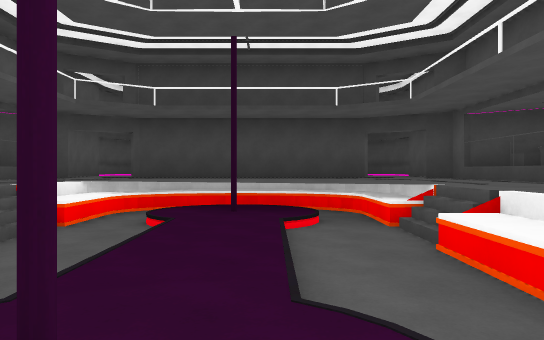
view 1 (above)

16 first-person views from a walk through a Unity game level. The camera is 1.3 m above the floor, looks level and sees 70° across. The floor is counted in squares, 2 m on a side. Each view is taken from the middle of a square. On the plan, view 1 faces up. The plan holds only what a view shows up to about 11 squares ahead; the rest is blank. The place goes on beyond the plan. The player character is not drawn. Some surface patterns are stand-ins.

view 2
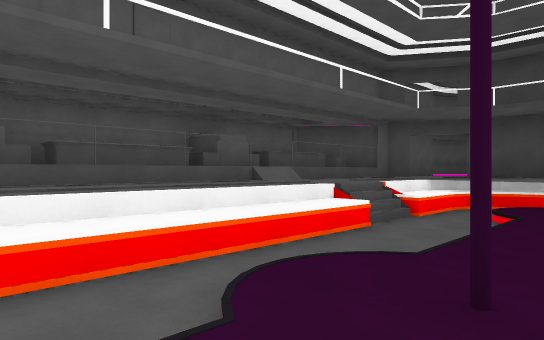

view 3
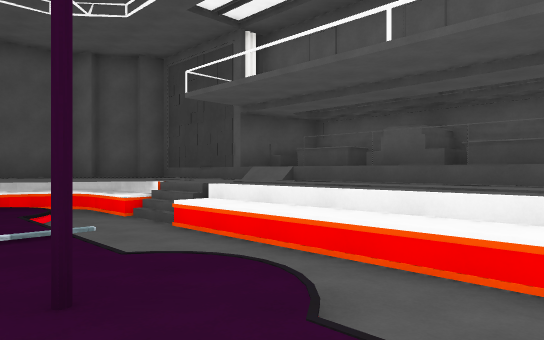

view 4
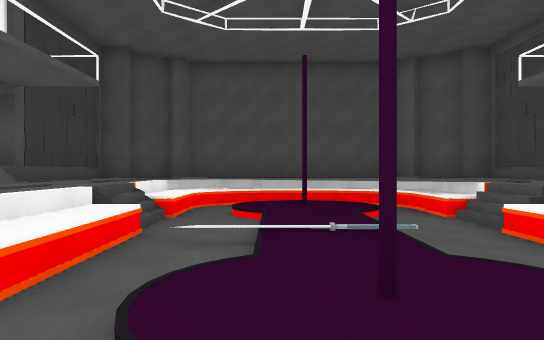

view 5
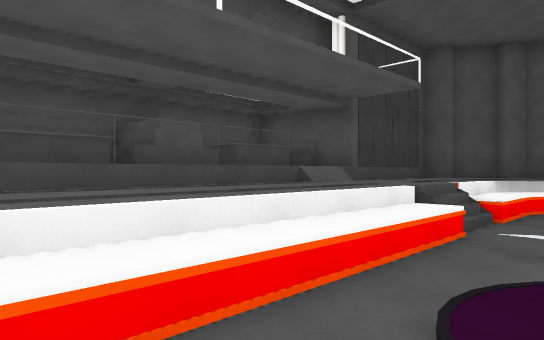

view 6
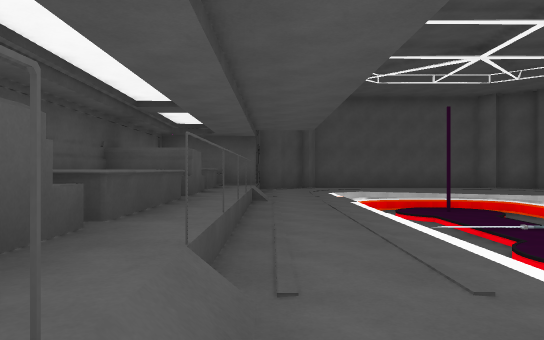

view 7
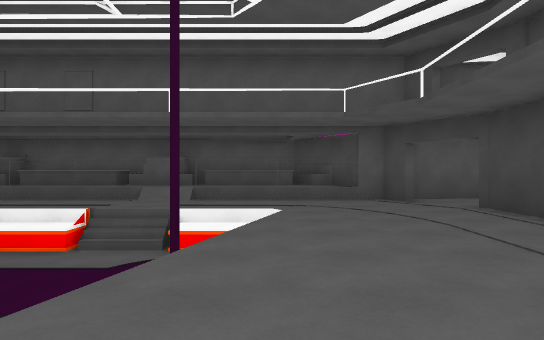

view 8
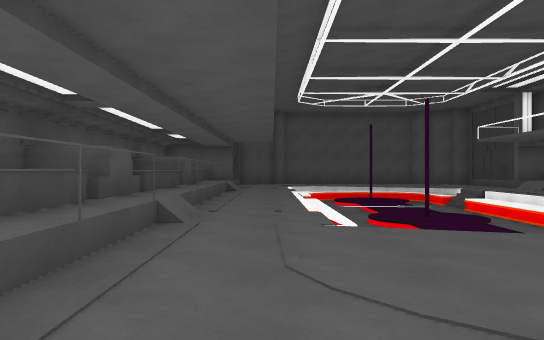

view 9
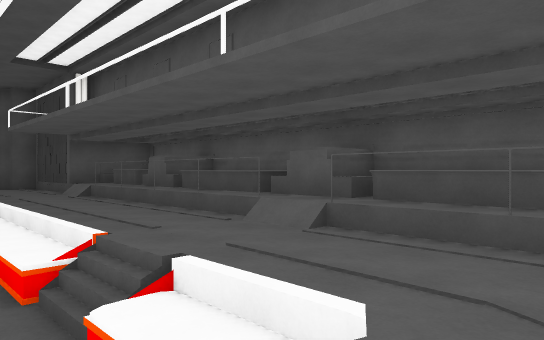

view 10
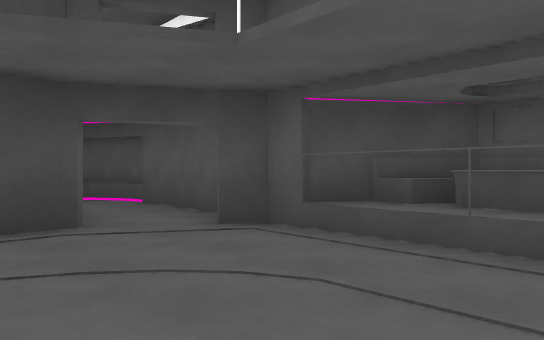

view 11
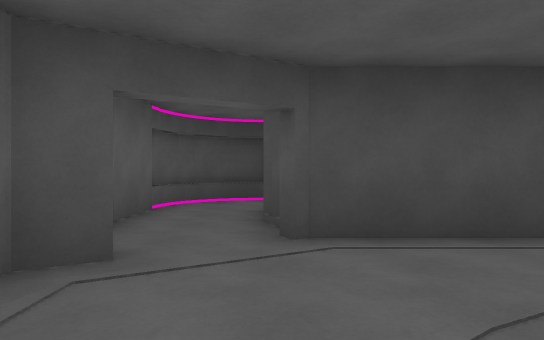

view 12
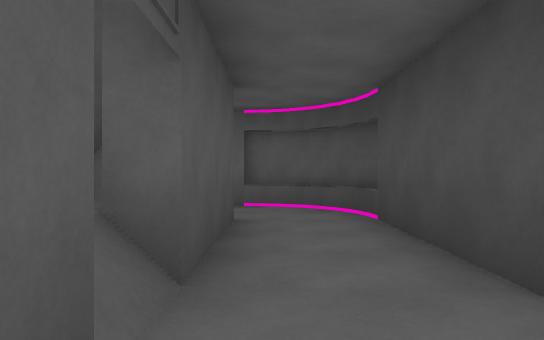

view 13
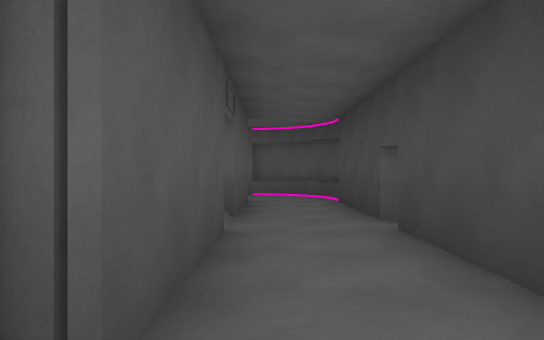

view 14
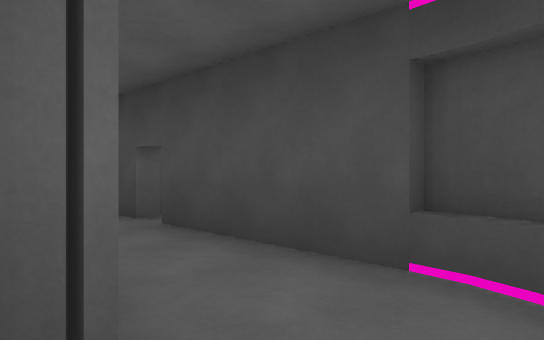

view 15
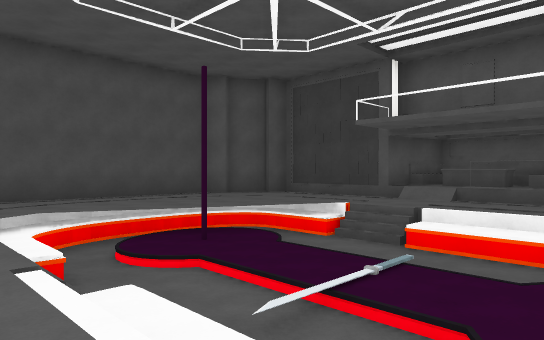

view 16
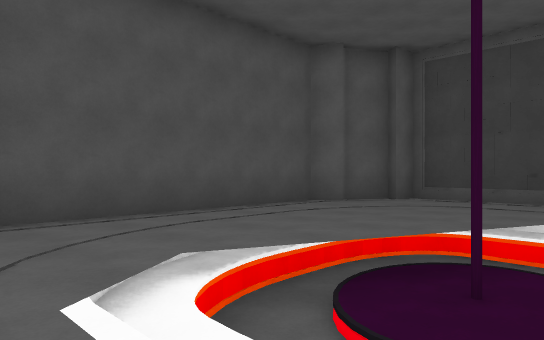

### Floor plan
Key: @ floor where view 1 was taken; # wall or solid block; . main floor; : floor 0.5 m higher than the main floor; - floor 0.5 m lower than the main floor; _ floor 1 m lower than the main floor; < floor 1.25 m lower than the main floor; / step, stairs or slope; = window, fence, low wall or low ledge; ^ raised ledge.
Columns run from 8 left of view 1 to 7 right of it. Each row starts with its distance up from view 1.
 16   ###########
 15   #...###...##
 14   #..........#
 13   #.###/###..#
 12   #.### ###..#
 11   #.#######..#
 10   #.....  ..##
  9  ##..........#
  8 ##:..........#^
  7 #^:..//......:^
  6 #^:..//#=/...:^
  5 #^:../<_/<////^
  4 #^:..=<_/<=./:^#
  3 #^:../<_/<-..:^#
  2 ^^:../<_/<-..:^#
  1 ^^:..//#_<-..:^#
  0 #^:../<_@<-../=#
 -1 #:#../<_//-..//#
 -2 #^:..=<_/<=./:^#
 -3 #::../<_/<///###
 -4 ###..//#/</..#
 -5   #....//</..#
 -6   #..........#
 -7   ##........##
 -8    ##......##
 -9     ########

Positions as (right, up) in squares from view 1, and headings:
1: (0, 0), facing up
2: (0, -1), facing up-left
3: (0, 3), facing down-left
4: (0, 3), facing down
5: (0, 3), facing down-right
6: (4, 6), facing down
7: (3, 7), facing left
8: (3, 10), facing down
9: (-2, 8), facing down-left
10: (1, 6), facing up-right
11: (-4, 7), facing up
12: (1, 14), facing left
13: (4, 14), facing left
14: (4, 13), facing up-left
15: (3, 1), facing down-left
16: (3, -3), facing down-left
